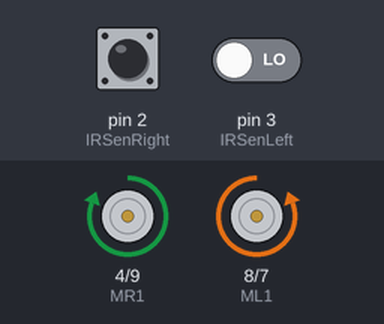
Recording of a sketch running on a simulated Arduino Uno, built with avr-gcc and run on an emulated ATmega328P. Shown: motor-driver pin pairs drawn as motors (green arrow = first pin HIGH = forward, orange = second pin HIGH = backward, longer = more drive, scaled by the enable pin). The inputs (shaded band) are chosen by the test bench; at power-on: pin 2 (IRSenRight) LOW, pin 3 (IRSenLeft) LOW. What the sketch prints to the serial monitor is not drawn.

Above: at 2.2 s.
2.3 s: pin 2 (IRSenRight) driven HIGH
At 2.55 s:
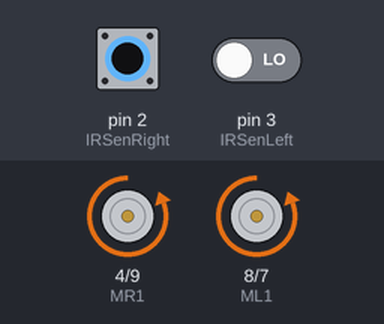
5.8 s: pin 3 (IRSenLeft) driven HIGH
At 7.3 s:
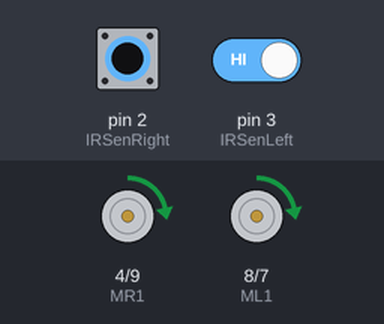
7.7 s: pin 3 (IRSenLeft) driven LOW
At 7.92 s:
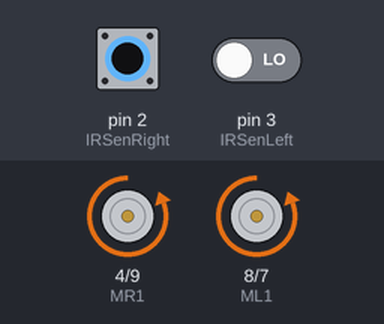
11.2 s: pin 2 (IRSenRight) driven LOW
At 12.7 s:
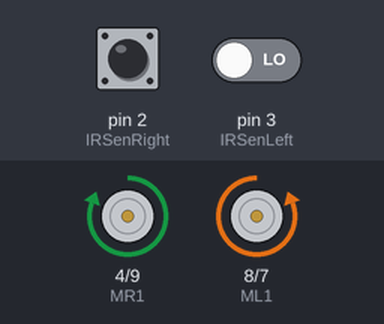
16.0 s: pin 2 (IRSenRight) driven HIGH and pin 3 (IRSenLeft) driven HIGH
At 17.7 s:
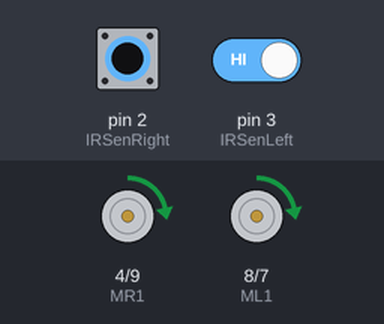
20.8 s: pin 2 (IRSenRight) pulsed LOW 2 times (0.12 s each, 0.3 s apart)
At 21.09 s:
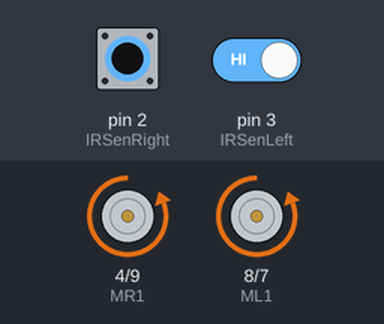
Timing chart, 0 to 23.8 s (numbered marks = the images above; inputs shaded):
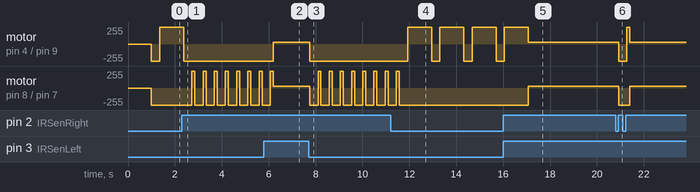

The sketch:

roboticstriel.ino.ino
```cpp
//กำหนด pin ใช้งาน //
int PWM_L = 5;
int ML1 = 8;
int ML2 = 7;
int PWM_R = 6;
int MR1 = 4;
int MR2 = 9;

int IRSenLeft = 3;
int IRSenRight = 2;

////////////////////////////////////////////////

void setup()
{
  Serial.begin(9600);
  motor();
  delay(1000);

}

void loop()
{
  IRsensor();


}


void forward(int Speed) // ตัวแปร speed ใช้งานได้ตั้งแต่ 0- 255
{
  Serial.println("FORWARD");
  analogWrite(PWM_R, Speed);
  digitalWrite(MR1, HIGH);
  digitalWrite(MR2, LOW);
  analogWrite(PWM_L, Speed);
  digitalWrite(ML1, HIGH);
  digitalWrite(ML2, LOW);
  Serial.println("ไก่");
  //  delay(10);

}

void backward(int Speed) // ตัวแปร speed ใช้งานได้ตั้งแต่ 0- 255
{
  Serial.println("BACKWARD");
  analogWrite(PWM_R, Speed);
  digitalWrite(MR1, LOW);
  digitalWrite(MR2, HIGH);
  analogWrite(PWM_L, Speed);
  digitalWrite(ML1, LOW);
  digitalWrite(ML2, HIGH);
  delay(350);
}

void turnright(int Speed)
{
  analogWrite(PWM_R, Speed);
  digitalWrite(MR1, LOW);
  digitalWrite(MR2, HIGH);
  analogWrite(PWM_L, Speed);
  digitalWrite(ML1, HIGH);
  digitalWrite(ML2, LOW);
  delay(100);
}

void turnleft(int Speed)
{
  analogWrite(PWM_R, Speed);
  digitalWrite(MR1, HIGH);
  digitalWrite(MR2, LOW);
  analogWrite(PWM_L, Speed);
  digitalWrite(ML1, LOW);
  digitalWrite(ML2, HIGH);
  delay(100);
}

void turnaround(int Speed)
{
  analogWrite(PWM_R, Speed);
  digitalWrite(MR1, HIGH);
  digitalWrite(MR2, LOW);
  analogWrite(PWM_L, Speed);
  digitalWrite(ML1, LOW);
  digitalWrite(ML2, HIGH);
  delay(1000);
}
void motor()
{
  pinMode(ML1, OUTPUT);
  pinMode(MR1, OUTPUT);
  pinMode(ML2, OUTPUT);
  pinMode(MR2, OUTPUT);
  pinMode(PWM_R, OUTPUT);
  pinMode(PWM_L, OUTPUT);
}

void IRsensor()
{ //0คือขาว 1คือดำ
  int sensor_Value_right = digitalRead(IRSenRight);
  Serial.print("IR Sensor right: Value = ");
  Serial.println(sensor_Value_right);
  int sensor_Value_left = digitalRead(IRSenLeft);
  Serial.print("IR Sensor left: Value = ");
  Serial.println(sensor_Value_left);
  if (sensor_Value_right == 1 && sensor_Value_left == 1) {
    forward(30);
    Serial.println("111111BACKWARD");
  }
  if (sensor_Value_right == 0 && sensor_Value_left == 0) {
    backward(255);
    turnaround(255);
    Serial.println("222222BACKWARD");
  }
  if (sensor_Value_right == 0 && sensor_Value_left == 1) {
    backward(255);
    turnleft(255);
    Serial.println("333333BACKWARD");
  }
  if (sensor_Value_right == 1 && sensor_Value_left == 0) {
    backward(255);
    turnright(255);
    Serial.println("4444444BACKWARD");
  }

  Serial.println("       ");
}
```

Measured:
- after the input at 2.3 s, motor on pin 4 (MR1) / pin 9 (MR2): goes on until 2.4 s, then stays backward 255/255; motor on pin 8 (ML1) / pin 7 (ML2): alternates forward 255/255 for 0.13 s and backward 255/255 for 0.35 s, starting after 0.43 s
- after the input at 5.8 s, motor on pin 4 (MR1) / pin 9 (MR2): backward 255/255 → forward 30/255 after 0.39 s
- after the input at 7.7 s, motor on pin 4 (MR1) / pin 9 (MR2): forward 30/255 → backward 255/255 after 0.05 s; motor on pin 8 (ML1) / pin 7 (ML2): alternates forward 255/255 for 0.13 s and backward 255/255 for 0.35 s, starting after 0.05 s
- after the input at 11.2 s, motor on pin 4 (MR1) / pin 9 (MR2): alternates forward 255/255 for 1.0 s and backward 255/255 for 0.35 s, starting after 0.72 s; motor on pin 8 (ML1) / pin 7 (ML2): goes on until 11.6 s, then stays backward 255/255
- after the input at 16.0 s, motor on pin 8 (ML1) / pin 7 (ML2): backward 255/255 → forward 30/255 after 1.1 s
- after the input at 20.8 s, motor on pin 4 (MR1) / pin 9 (MR2): forward 30/255 → backward 255/255 after 0.12 s, → forward 255/255 0.35 s later, → forward 30/255 0.13 s later; motor on pin 8 (ML1) / pin 7 (ML2): forward 30/255 → backward 255/255 after 0.12 s, → forward 30/255 0.48 s later
